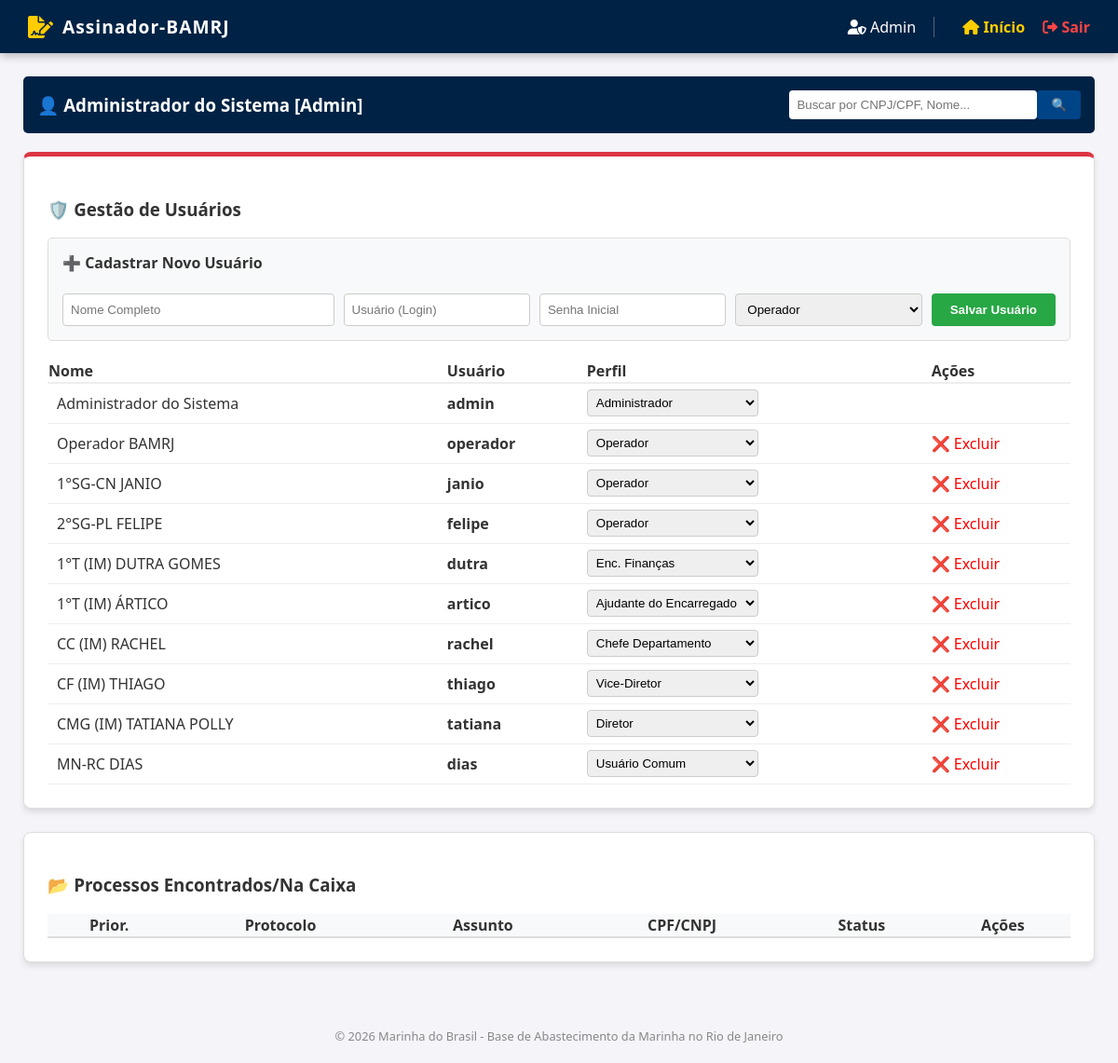
The page / (signed in) on the database its author committed.
### app/models.py (models this page shows, shortened)
class User(db.Model):
    __tablename__ = 'users'
    id = db.Column(db.Integer, primary_key=True)
    name = db.Column(db.String(128), nullable=False) # NOVO CAMPO NOME
    username = db.Column(db.String(64), unique=True, nullable=False)
    password_hash = db.Column(db.String(256), nullable=False)
    role = db.Column(db.String(64), nullable=False)

### app/routes.py (the view, shortened to what this page needs)
@main.route('/')
def index():
    if 'user_id' not in session: return redirect(url_for('main.login'))
    role = session.get('role'); username = session.get('username')
    is_sub = session.get('is_substitute', False); search_query = request.args.get('q', '')
    if role == 'Admin':
        return render_template('dashboard.html', users=User.query.all(), role=role)

### app/templates/dashboard.html (shortened to what this page needs)
{% extends 'base.html' %}
{% block content %}
<div style="display: flex; justify-content: space-between; align-items: center; margin-bottom: 20px; background: #002244; color: white; padding: 15px; border-radius: 5px;">
    <div>
        <h3 style="margin: 0;">👤 {{ session.name }} [{{ 'Enc. Finanças' if role == 'Enc_Financas' else role }}]</h3>
    </div>
    <div style="display: flex; gap: 10px;">
        <form action="{{ url_for('main.index') }}" method="GET" style="display: flex;">
            <input type="text" name="q" placeholder="Buscar por CNPJ/CPF, Nome..." style="padding: 8px; border: none; width: 250px;">
            <button type="submit" style="padding: 8px 15px; background: #004488; color: white; border: none;">🔍</button>
        </form>
    </div>
</div>
{% if role == 'Admin' %}
<div class="card" style="border-top: 5px solid #dc3545;">
    <h3>🛡️ Gestão de Usuários</h3>
    <div style="background: #f8f9fa; padding: 15px; border-radius: 5px; margin-bottom: 20px; border: 1px solid #ddd;">
        <h4 style="margin-top:0">➕ Cadastrar Novo Usuário</h4>
        <form action="{{ url_for('main.create_user') }}" method="POST" style="display: flex; gap: 10px; flex-wrap: wrap;">
            <input type="text" name="name" placeholder="Nome Completo" required style="padding: 8px; flex: 1.5;">
            <input type="text" name="username" placeholder="Usuário (Login)" required style="padding: 8px; flex: 1;">
            <input type="password" name="password" placeholder="Senha Inicial" required style="padding: 8px; flex: 1;">
            <select name="role" required style="padding: 8px; flex: 1;">
                <option value="Operador">Operador</option>
            </select>
            <button type="submit" style="background: #28a745; color: white; border: none; padding: 8px 20px; cursor: pointer; font-weight: bold;">Salvar Usuário</button>
        </form>
    </div>
    <table style="width: 100%; border-collapse: collapse;">
        <thead><tr style="text-align: left; border-bottom: 2px solid #eee;"><th>Nome</th><th>Usuário</th><th>Perfil</th><th>Ações</th></tr></thead>
        <tbody>
            {% for u in users %}
            <tr style="border-bottom: 1px solid #eee;">
                <td style="padding: 10px;">{{ u.name }}</td>
                <td><b>{{ u.username }}</b></td>
                <td>
                    <form action="{{ url_for('main.edit_user') }}" method="POST" style="display: inline;">
                        <select name="role" onchange="this.form.submit()" style="padding: 5px;">
                            <option value="Admin" {% if u.role == 'Admin' %}selected{% endif %}>Administrador</option>
                            <option value="Operador" {% if u.role == 'Operador' %}selected{% endif %}>Operador</option>
                            <option value="Enc_Financas" {% if u.role == 'Enc_Financas' %}selected{% endif %}>Enc. Finanças</option>
                            <option value="Ajudante_Encarregado" {% if u.role == 'Ajudante_Encarregado' %}selected{% endif %}>Ajudante do Encarregado</option>
                            <option value="Chefe_Departamento" {% if u.role == 'Chefe_Departamento' %}selected{% endif %}>Chefe Departamento</option>
                            <option value="Vice_Diretor" {% if u.role == 'Vice_Diretor' %}selected{% endif %}>Vice-Diretor</option>
                            <option value="Diretor" {% if u.role == 'Diretor' %}selected{% endif %}>Diretor</option>
                            <option value="Usuário Comum" {% if u.role == 'Usuário Comum' %}selected{% endif %}>Usuário Comum</option>
                        </select>
                    </form>
                </td>
                <td>{% if u.username != 'admin' %}<a href="{{ url_for('main.delete_user', user_id=u.id) }}" style="color: red; text-decoration: none;" onclick="return confirm('Excluir usuário?')">❌ Excluir</a>{% endif %}</td>
            </tr>
            {% endfor %}
        </tbody>
    </table>
</div>
{% endif %}
<div class="card">
    {% if role == 'Usuário Comum' and not documents %}
        <h3 style="text-align: center; color: #666;">Utilize a barra de pesquisa acima para buscar Notas de Empenho por CPF/CNPJ.</h3>
    {% else %}
        <h3>📂 Processos Encontrados/Na Caixa</h3>
        <table style="width: 100%; border-collapse: collapse;">
            <tr style="background: #f8f9fa; border-bottom: 2px solid #ddd;"><th>Prior.</th><th>Protocolo</th><th>Assunto</th><th>CPF/CNPJ</th><th>Status</th><th>Ações</th></tr>
        </table>
    {% endif %}
</div>
{% endblock %}

### app/templates/base.html (style rules this page uses)
:root { --navy: #002244; --gold: #ffcc00; --light-gray: #f4f4f9; }
body { font-family: 'Segoe UI', Tahoma, Geneva, Verdana, sans-serif; margin: 0; padding: 0; background-color: var(--light-gray); color: #333; }
.card { background: white; padding: 25px; border-radius: 8px; box-shadow: 0 4px 6px rgba(0,0,0,0.1); margin-bottom: 25px; border: 1px solid #ddd; }
button, .btn { border-radius: 4px; transition: filter 0.2s; }
input, select, textarea { border: 1px solid #ccc; border-radius: 4px; padding: 8px; }

### rows shown on the page
User: name "Administrador do Sistema", username "admin", role "Administrador"
User: name "Operador BAMRJ", username "operador", role "Operador"
User: name "1°SG-CN JANIO", username "janio", role "Operador"
User: name "2°SG-PL FELIPE", username "felipe", role "Operador"
User: name "1°T (IM) DUTRA GOMES", username "dutra", role "Enc. Finanças"
User: name "1°T (IM) ÁRTICO", username "artico", role "Ajudante do Encarregado"
User: name "CC (IM) RACHEL", username "rachel", role "Chefe Departamento"
User: name "CF (IM) THIAGO", username "thiago", role "Vice-Diretor"
User: name "CMG (IM) TATIANA POLLY", username "tatiana", role "Diretor"
User: name "MN-RC DIAS", username "dias", role "Usuário Comum"

### other values the page prints
{{ session.get('role') }} "Admin"
{{ 'Enc. Finanças' if role == 'Enc_Financas' else role }} "Admin"
